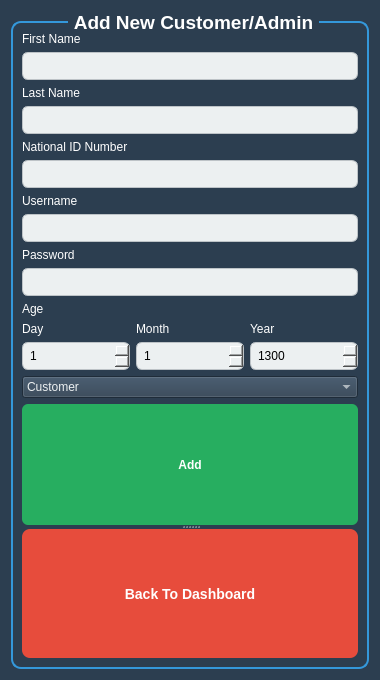
<?xml version="1.0" encoding="UTF-8"?>
<ui version="4.0">
 <class>AddNewCustomer</class>
 <widget class="QWidget" name="AddNewCustomer">
  <property name="geometry">
   <rect>
    <x>0</x>
    <y>0</y>
    <width>380</width>
    <height>680</height>
   </rect>
  </property>
  <property name="sizePolicy">
   <sizepolicy hsizetype="Fixed" vsizetype="Fixed">
    <horstretch>0</horstretch>
    <verstretch>0</verstretch>
   </sizepolicy>
  </property>
  <property name="minimumSize">
   <size>
    <width>380</width>
    <height>680</height>
   </size>
  </property>
  <property name="maximumSize">
   <size>
    <width>380</width>
    <height>680</height>
   </size>
  </property>
  <property name="windowTitle">
   <string>AddNewCustomer</string>
  </property>
  <property name="styleSheet">
   <string notr="true">QWidget {
    background-color: #2c3e50;
    font-family: &quot;Segoe UI&quot;, sans-serif;
    color: #ecf0f1;
}

QGroupBox {
    border: 2px solid #3498db;
    border-radius: 10px;
    margin-top: 10px;
    color: white;
    font-weight: bold;
}

QGroupBox::title {
    subcontrol-origin: margin;
    subcontrol-position: top center;
    padding: 0 3px;
    background-color: #2c3e50;
	
}

QLabel {
    color: white;
}

QPushButton#logoutButton {
    background-color: #e74c3c;
    color: white;
    font-size: 14px;
    padding: 8px 16px;
    border: none;
    border-radius: 8px;
}



QLineEdit , QSpinBox {
    background-color: #ecf0f1;
    border: 1px solid #bdc3c7;
    border-radius: 6px;
    padding: 5px;
	color:rgb(0, 0, 0)
}

QPushButton {
    background-color: #27ae60;
    color: white;
    padding: 8px 12px;
    font-weight: bold;
    border-radius: 6px;
}

QPushButton:hover {
    background-color: #2ecc71;
}
</string>
  </property>
  <layout class="QGridLayout" name="gridLayout_2">
   <item row="0" column="0">
    <widget class="QGroupBox" name="groupBox">
     <property name="font">
      <font>
       <family>Segoe UI</family>
       <pointsize>14</pointsize>
       <bold>true</bold>
      </font>
     </property>
     <property name="title">
      <string>Add New Customer/Admin</string>
     </property>
     <layout class="QGridLayout" name="gridLayout">
      <item row="2" column="0">
       <widget class="QSplitter" name="splitter">
        <property name="orientation">
         <enum>Qt::Orientation::Vertical</enum>
        </property>
        <widget class="QSplitter" name="splitter_2">
         <property name="orientation">
          <enum>Qt::Orientation::Vertical</enum>
         </property>
         <widget class="QPushButton" name="Add_btn">
          <property name="text">
           <string>Add</string>
          </property>
         </widget>
         <widget class="QPushButton" name="logoutButton">
          <property name="text">
           <string>Back To Dashboard</string>
          </property>
         </widget>
        </widget>
       </widget>
      </item>
      <item row="1" column="0">
       <widget class="QComboBox" name="comboBox">
        <item>
         <property name="text">
          <string>Customer</string>
         </property>
        </item>
        <item>
         <property name="text">
          <string>Admin</string>
         </property>
        </item>
       </widget>
      </item>
      <item row="0" column="0">
       <layout class="QVBoxLayout" name="verticalLayout_7">
        <item>
         <layout class="QVBoxLayout" name="verticalLayout">
          <item>
           <widget class="QLabel" name="label">
            <property name="text">
             <string>First Name</string>
            </property>
           </widget>
          </item>
          <item>
           <widget class="QLineEdit" name="Fname_LineEdit"/>
          </item>
         </layout>
        </item>
        <item>
         <layout class="QVBoxLayout" name="verticalLayout_3">
          <item>
           <widget class="QLabel" name="label_6">
            <property name="text">
             <string>Last Name</string>
            </property>
           </widget>
          </item>
          <item>
           <widget class="QLineEdit" name="LName_LineEdit"/>
          </item>
         </layout>
        </item>
        <item>
         <layout class="QVBoxLayout" name="verticalLayout_2">
          <item>
           <widget class="QLabel" name="label_2">
            <property name="text">
             <string>National ID Number</string>
            </property>
           </widget>
          </item>
          <item>
           <widget class="QLineEdit" name="ID_LineEdit"/>
          </item>
         </layout>
        </item>
        <item>
         <layout class="QVBoxLayout" name="verticalLayout_4">
          <item>
           <widget class="QLabel" name="label_3">
            <property name="text">
             <string>Username</string>
            </property>
           </widget>
          </item>
          <item>
           <widget class="QLineEdit" name="Username_LineEdit"/>
          </item>
         </layout>
        </item>
        <item>
         <layout class="QVBoxLayout" name="verticalLayout_5">
          <item>
           <widget class="QLabel" name="label_4">
            <property name="text">
             <string>Password</string>
            </property>
           </widget>
          </item>
          <item>
           <widget class="QLineEdit" name="Password_LineEdit">
            <property name="echoMode">
             <enum>QLineEdit::EchoMode::Password</enum>
            </property>
           </widget>
          </item>
         </layout>
        </item>
        <item>
         <layout class="QVBoxLayout" name="verticalLayout_6">
          <item>
           <widget class="QLabel" name="label_5">
            <property name="text">
             <string>Age</string>
            </property>
           </widget>
          </item>
          <item>
           <layout class="QHBoxLayout" name="horizontalLayout">
            <item>
             <widget class="QLabel" name="label_7">
              <property name="text">
               <string>Day</string>
              </property>
             </widget>
            </item>
            <item>
             <widget class="QLabel" name="label_8">
              <property name="text">
               <string>Month</string>
              </property>
             </widget>
            </item>
            <item>
             <widget class="QLabel" name="label_9">
              <property name="text">
               <string>Year</string>
              </property>
             </widget>
            </item>
           </layout>
          </item>
          <item>
           <layout class="QHBoxLayout" name="horizontalLayout_2">
            <item>
             <widget class="QSpinBox" name="Day_SpinBox">
              <property name="minimum">
               <number>1</number>
              </property>
              <property name="maximum">
               <number>31</number>
              </property>
             </widget>
            </item>
            <item>
             <widget class="QSpinBox" name="Month_SpinBox">
              <property name="minimum">
               <number>1</number>
              </property>
              <property name="maximum">
               <number>12</number>
              </property>
             </widget>
            </item>
            <item>
             <widget class="QSpinBox" name="Year_SpinBox">
              <property name="minimum">
               <number>1300</number>
              </property>
              <property name="maximum">
               <number>1404</number>
              </property>
             </widget>
            </item>
           </layout>
          </item>
         </layout>
        </item>
       </layout>
      </item>
     </layout>
    </widget>
   </item>
  </layout>
 </widget>
 <resources/>
 <connections/>
</ui>
